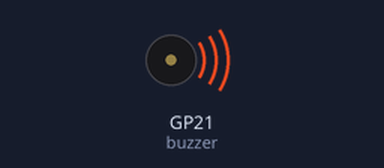
This program was run on a simulated Raspberry Pi Pico running MicroPython. On the bench: buzzer (waves = sounding). At 1.5 s the program stops and its outputs stay as they are.

Above: at 0.15 s.
Timing chart, 0 to 3.0 s (numbered marks = the images above):
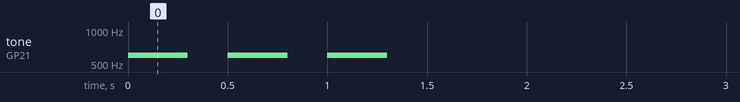

Measured:
- by itself, tone on GP21 (buzzer): alternates 600 Hz for 0.30 s and silent for 0.20 s, 6 changes in all, then stays silent

The program:

sor_swish_star_trek.py
```python
import time
from machine import Pin, PWM

def red_alert():
    buzzer = PWM(Pin(21))

    for _ in range(3):  # Repita o padrão três vezes
        buzzer.freq(600)
        buzzer.duty_u16(40000)
        time.sleep(0.3)
        buzzer.duty_u16(0)
        time.sleep(0.2)


# Testar o efeito
red_alert()
```
